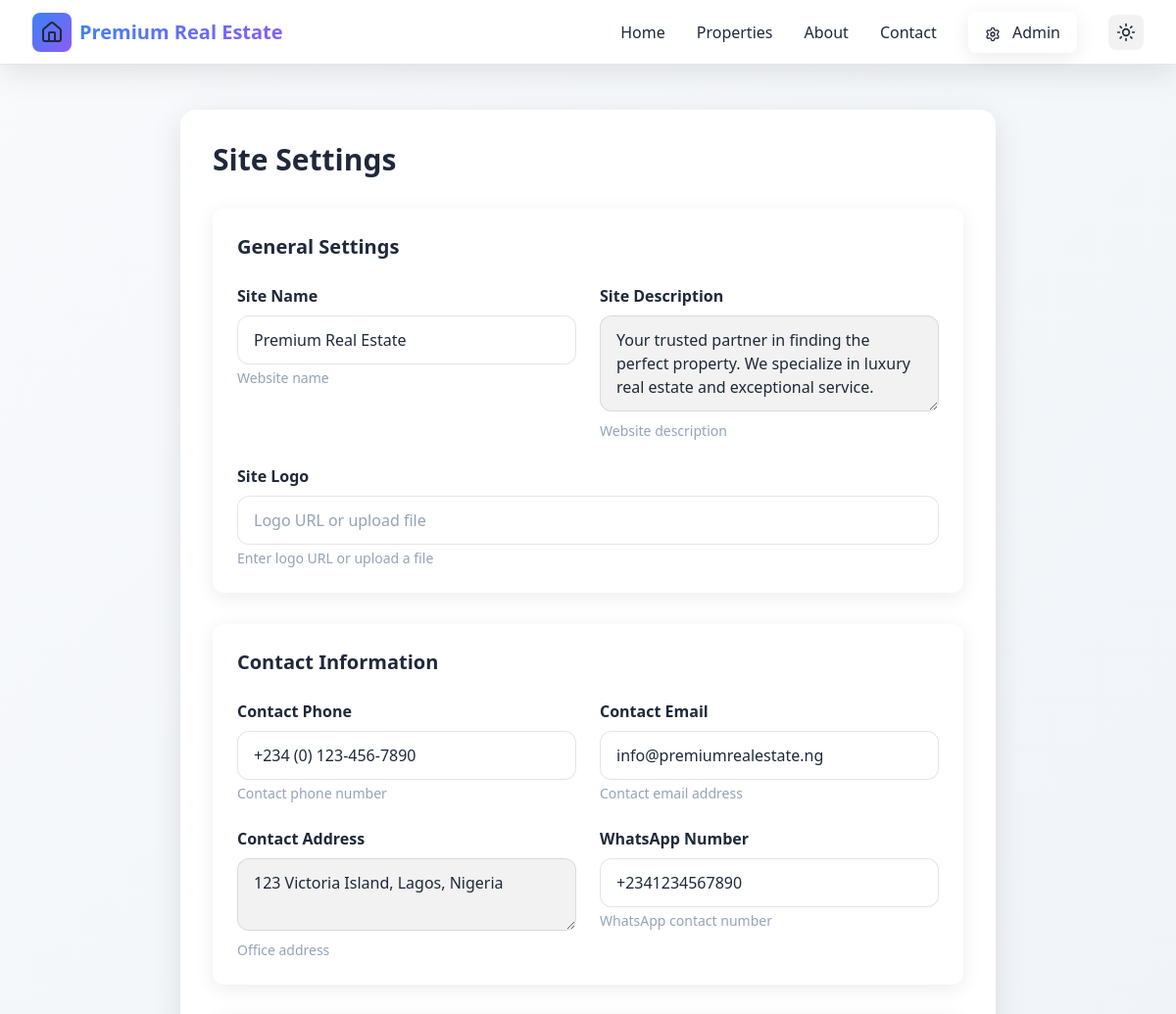
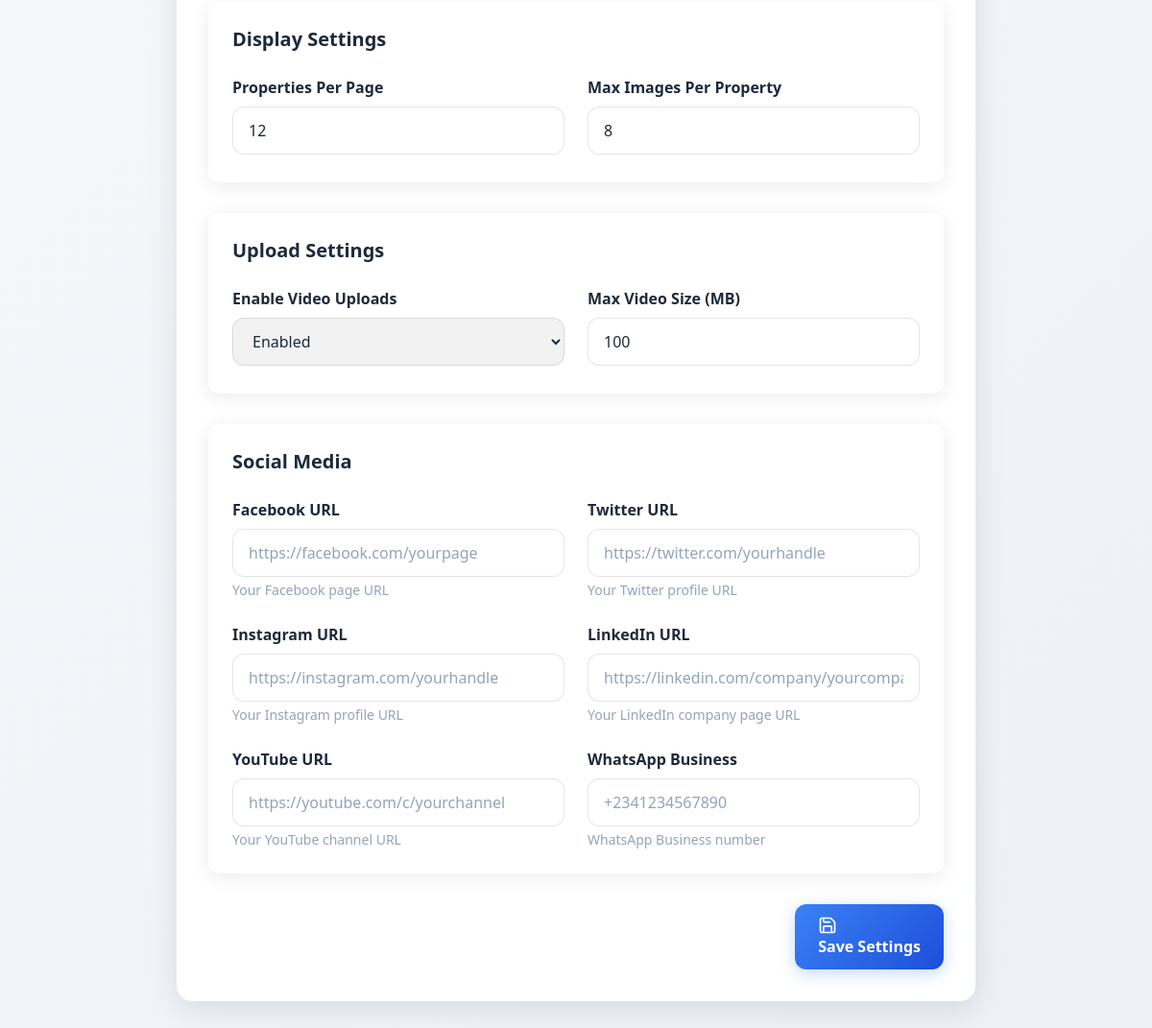
The page /admin/settings.php (signed in) on the database its author committed (2 pictures, top to bottom).
### tables this page shows
CREATE TABLE IF NOT EXISTS site_settings (
    id INT AUTO_INCREMENT PRIMARY KEY,
    setting_key VARCHAR(100) UNIQUE NOT NULL,
    setting_value TEXT NOT NULL,
    setting_type ENUM('text', 'number', 'boolean', 'json') DEFAULT 'text',
    description TEXT NULL,
    created_at TIMESTAMP DEFAULT CURRENT_TIMESTAMP,
    updated_at TIMESTAMP DEFAULT CURRENT_TIMESTAMP ON UPDATE CURRENT_TIMESTAMP
);

### admin/settings.php (the view, shortened to what this page needs)
<?php
include '../includes/header.php';
$database = new Database();
$db = $database->getConnection();
$stmt = $db->query("SELECT * FROM site_settings ORDER BY setting_key");
$settings = $stmt->fetchAll(PDO::FETCH_ASSOC);
$settings_array = [];
foreach ($settings as $setting) {
    $settings_array[$setting['setting_key']] = $setting;
}
?>
<div class="min-h-screen bg-gradient-to-br from-slate-900 via-purple-900 to-slate-900 pt-20">
    <div class="max-w-4xl mx-auto px-4 sm:px-6 lg:px-8 py-8">
        <div class="glass rounded-2xl p-8">
            <h1 class="text-3xl font-bold text-white mb-8">Site Settings</h1>
            <form method="POST" class="space-y-8">
                <div class="glass-card p-6 rounded-xl">
                    <h2 class="text-xl font-bold text-white mb-6">General Settings</h2>
                    <div class="grid grid-cols-1 md:grid-cols-2 gap-6">
                        <div>
                            <label class="block text-white font-semibold mb-2">Site Name</label>
                            <input
                                type="text"
                                name="site_name"
                                value="<?php echo htmlspecialchars($settings_array['site_name']['setting_value'] ?? ''); ?>"
                                class="w-full px-4 py-3 bg-white/10 border border-white/20 rounded-xl text-white placeholder-gray-400 focus:outline-none focus:ring-2 focus:ring-blue-500"
                            />
                            <p class="text-gray-400 text-sm mt-1"><?php echo $settings_array['site_name']['description'] ?? ''; ?></p>
                        </div>
                        <div>
                            <label class="block text-white font-semibold mb-2">Site Description</label>
                            <textarea
                                name="site_description"
                                rows="3"
                                class="w-full px-4 py-3 bg-white/10 border border-white/20 rounded-xl text-white placeholder-gray-400 focus:outline-none focus:ring-2 focus:ring-blue-500"
                            ><?php echo htmlspecialchars($settings_array['site_description']['setting_value'] ?? ''); ?></textarea>
                            <p class="text-gray-400 text-sm mt-1"><?php echo $settings_array['site_description']['description'] ?? ''; ?></p>
                        </div>
                    </div>
                    <div class="mt-6">
                        <label class="block text-white font-semibold mb-2">Site Logo</label>
                        <div class="flex items-center space-x-4">
                            <div class="flex-1">
                                <input
                                    type="url"
                                    name="site_logo"
                                    value="<?php echo htmlspecialchars($settings_array['site_logo']['setting_value'] ?? ''); ?>"
                                    placeholder="Logo URL or upload file"
                                    class="w-full px-4 py-3 bg-white/10 border border-white/20 rounded-xl text-white placeholder-gray-400 focus:outline-none focus:ring-2 focus:ring-blue-500"
                                />
                                <p class="text-gray-400 text-sm mt-1">Enter logo URL or upload a file</p>
                            </div>
                        </div>
                    </div>
                </div>
                <div class="glass-card p-6 rounded-xl">
                    <h2 class="text-xl font-bold text-white mb-6">Contact Information</h2>
                    <div class="grid grid-cols-1 md:grid-cols-2 gap-6">
                        <div>
                            <label class="block text-white font-semibold mb-2">Contact Phone</label>
                            <input
                                type="text"
                                name="contact_phone"
                                value="<?php echo htmlspecialchars($settings_array['contact_phone']['setting_value'] ?? ''); ?>"
                                class="w-full px-4 py-3 bg-white/10 border border-white/20 rounded-xl text-white placeholder-gray-400 focus:outline-none focus:ring-2 focus:ring-blue-500"
                            />
                            <p class="text-gray-400 text-sm mt-1"><?php echo $settings_array['contact_phone']['description'] ?? ''; ?></p>
                        </div>
                        <div>
                            <label class="block text-white font-semibold mb-2">Contact Email</label>
                            <input
                                type="email"
                                name="contact_email"
                                value="<?php echo htmlspecialchars($settings_array['contact_email']['setting_value'] ?? ''); ?>"
                                class="w-full px-4 py-3 bg-white/10 border border-white/20 rounded-xl text-white placeholder-gray-400 focus:outline-none focus:ring-2 focus:ring-blue-500"
                            />
                            <p class="text-gray-400 text-sm mt-1"><?php echo $settings_array['contact_email']['description'] ?? ''; ?></p>
                        </div>
                        <div>
                            <label class="block text-white font-semibold mb-2">Contact Address</label>
                            <textarea
                                name="contact_address"
                                rows="2"
                                class="w-full px-4 py-3 bg-white/10 border border-white/20 rounded-xl text-white placeholder-gray-400 focus:outline-none focus:ring-2 focus:ring-blue-500"
                            ><?php echo htmlspecialchars($settings_array['contact_address']['setting_value'] ?? ''); ?></textarea>
                            <p class="text-gray-400 text-sm mt-1"><?php echo $settings_array['contact_address']['description'] ?? ''; ?></p>
                        </div>
                        <div>
                            <label class="block text-white font-semibold mb-2">WhatsApp Number</label>
                            <input
                                type="text"
                                name="whatsapp_number"
                                value="<?php echo htmlspecialchars($settings_array['whatsapp_number']['setting_value'] ?? ''); ?>"
                                class="w-full px-4 py-3 bg-white/10 border border-white/20 rounded-xl text-white placeholder-gray-400 focus:outline-none focus:ring-2 focus:ring-blue-500"
                            />
                            <p class="text-gray-400 text-sm mt-1"><?php echo $settings_array['whatsapp_number']['description'] ?? ''; ?></p>
                        </div>
                    </div>
                </div>
                <div class="glass-card p-6 rounded-xl">
                    <h2 class="text-xl font-bold text-white mb-6">Display Settings</h2>
                    <div class="grid grid-cols-1 md:grid-cols-2 gap-6">
                        <div>
                            <label class="block text-white font-semibold mb-2">Properties Per Page</label>
                            <input
                                type="number"
                                name="properties_per_page"
                                value="<?php echo htmlspecialchars($settings_array['properties_per_page']['setting_value'] ?? '12'); ?>"
                                min="1"
                                max="50"
                                class="w-full px-4 py-3 bg-white/10 border border-white/20 rounded-xl text-white placeholder-gray-400 focus:outline-none focus:ring-2 focus:ring-blue-500"
                            />
                        </div>
                        <div>
                            <label class="block text-white font-semibold mb-2">Max Images Per Property</label>
                            <input
                                type="number"
                                name="max_images_per_property"
                                value="<?php echo htmlspecialchars($settings_array['max_images_per_property']['setting_value'] ?? '8'); ?>"
                                min="1"
                                max="20"
                                class="w-full px-4 py-3 bg-white/10 border border-white/20 rounded-xl text-white placeholder-gray-400 focus:outline-none focus:ring-2 focus:ring-blue-500"
                            />
                        </div>
                    </div>
                </div>
                <div class="glass-card p-6 rounded-xl">
                    <h2 class="text-xl font-bold text-white mb-6">Upload Settings</h2>
                    <div class="grid grid-cols-1 md:grid-cols-2 gap-6">
                        <div>
                            <label class="block text-white font-semibold mb-2">Enable Video Uploads</label>
                            <select
                                name="enable_video_uploads"
                                class="w-full px-4 py-3 bg-white/10 border border-white/20 rounded-xl text-white focus:outline-none focus:ring-2 focus:ring-blue-500"
                            >
                                <option value="true" <?php echo ($settings_array['enable_video_uploads']['setting_value'] ?? 'true') === 'true' ? 'selected' : ''; ?>>Enabled</option>
                            </select>
                        </div>
                        <div>
                            <label class="block text-white font-semibold mb-2">Max Video Size (MB)</label>
                            <input
                                type="number"
                                name="max_video_size_mb"
                                value="<?php echo htmlspecialchars($settings_array['max_video_size_mb']['setting_value'] ?? '100'); ?>"
                                min="1"
                                max="1000"
                                class="w-full px-4 py-3 bg-white/10 border border-white/20 rounded-xl text-white placeholder-gray-400 focus:outline-none focus:ring-2 focus:ring-blue-500"
                            />
                        </div>
                    </div>
                </div>
                <div class="glass-card p-6 rounded-xl">
                    <h2 class="text-xl font-bold text-white mb-6">Social Media</h2>
                    <div class="grid grid-cols-1 md:grid-cols-2 gap-6">
                        <div>
                            <label class="block text-white font-semibold mb-2">Facebook URL</label>
                            <input
                                type="url"
                                name="facebook_url"
                                value="<?php echo htmlspecialchars($settings_array['facebook_url']['setting_value'] ?? ''); ?>"
                                placeholder="https://facebook.com/yourpage"
                                class="w-full px-4 py-3 bg-white/10 border border-white/20 rounded-xl text-white placeholder-gray-400 focus:outline-none focus:ring-2 focus:ring-blue-500"
                            />
                            <p class="text-gray-400 text-sm mt-1">Your Facebook page URL</p>
                        </div>
                        <div>
                            <label class="block text-white font-semibold mb-2">Twitter URL</label>
                            <input
                                type="url"
                                name="twitter_url"
                                value="<?php echo htmlspecialchars($settings_array['twitter_url']['setting_value'] ?? ''); ?>"
                                placeholder="https://twitter.com/yourhandle"
                                class="w-full px-4 py-3 bg-white/10 border border-white/20 rounded-xl text-white placeholder-gray-400 focus:outline-none focus:ring-2 focus:ring-blue-500"
                            />
                            <p class="text-gray-400 text-sm mt-1">Your Twitter profile URL</p>
                        </div>
                        <div>
                            <label class="block text-white font-semibold mb-2">Instagram URL</label>
                            <input
                                type="url"
                                name="instagram_url"
                                value="<?php echo htmlspecialchars($settings_array['instagram_url']['setting_value'] ?? ''); ?>"
                                placeholder="https://instagram.com/yourhandle"
                                class="w-full px-4 py-3 bg-white/10 border border-white/20 rounded-xl text-white placeholder-gray-400 focus:outline-none focus:ring-2 focus:ring-blue-500"
                            />
                            <p class="text-gray-400 text-sm mt-1">Your Instagram profile URL</p>
                        </div>
                        <div>
                            <label class="block text-white font-semibold mb-2">LinkedIn URL</label>
                            <input
                                type="url"
                                name="linkedin_url"
                                value="<?php echo htmlspecialchars($settings_array['linkedin_url']['setting_value'] ?? ''); ?>"
                                placeholder="https://linkedin.com/company/yourcompany"
                                class="w-full px-4 py-3 bg-white/10 border border-white/20 rounded-xl text-white placeholder-gray-400 focus:outline-none focus:ring-2 focus:ring-blue-500"
                            />
                            <p class="text-gray-400 text-sm mt-1">Your LinkedIn company page URL</p>
                        </div>
                        <div>
                            <label class="block text-white font-semibold mb-2">YouTube URL</label>
                            <input
                                type="url"
                                name="youtube_url"
                                value="<?php echo htmlspecialchars($settings_array['youtube_url']['setting_value'] ?? ''); ?>"
                                placeholder="https://youtube.com/c/yourchannel"
                                class="w-full px-4 py-3 bg-white/10 border border-white/20 rounded-xl text-white placeholder-gray-400 focus:outline-none focus:ring-2 focus:ring-blue-500"
                            />
                            <p class="text-gray-400 text-sm mt-1">Your YouTube channel URL</p>
                        </div>
                        <div>
                            <label class="block text-white font-semibold mb-2">WhatsApp Business</label>
                            <input
                                type="text"
                                name="whatsapp_business"
                                value="<?php echo htmlspecialchars($settings_array['whatsapp_business']['setting_value'] ?? ''); ?>"
                                placeholder="+2341234567890"
                                class="w-full px-4 py-3 bg-white/10 border border-white/20 rounded-xl text-white placeholder-gray-400 focus:outline-none focus:ring-2 focus:ring-blue-500"
                            />
                            <p class="text-gray-400 text-sm mt-1">WhatsApp Business number</p>
                        </div>
                    </div>
                </div>
                <div class="flex justify-end">
                    <button type="submit" name="submit" class="btn-primary">
                        <i data-lucide="save" class="w-5 h-5 mr-2"></i>
                        Save Settings
                    </button>
                </div>
            </form>
        </div>
    </div>
</div>
<?php include '../includes/footer.php'; ?>

### rows shown on the page
site_settings: site_name "Premium Real Estate", description "Website name"
site_settings: site_description "Your trusted partner in finding the perfect property. We specialize in luxury real estate and exceptional service.", description "Website description"
site_settings: contact_phone "+234 (0) 123-456-7890", description "Contact phone number"
site_settings: contact_email "info@premiumrealestate.ng", description "Contact email address"
site_settings: contact_address "123 Victoria Island, Lagos, Nigeria", description "Office address"
site_settings: whatsapp_number "+2341234567890", description "WhatsApp contact number"

### other values the page prints
$site_settings['site_name'] "Premium Real Estate"
